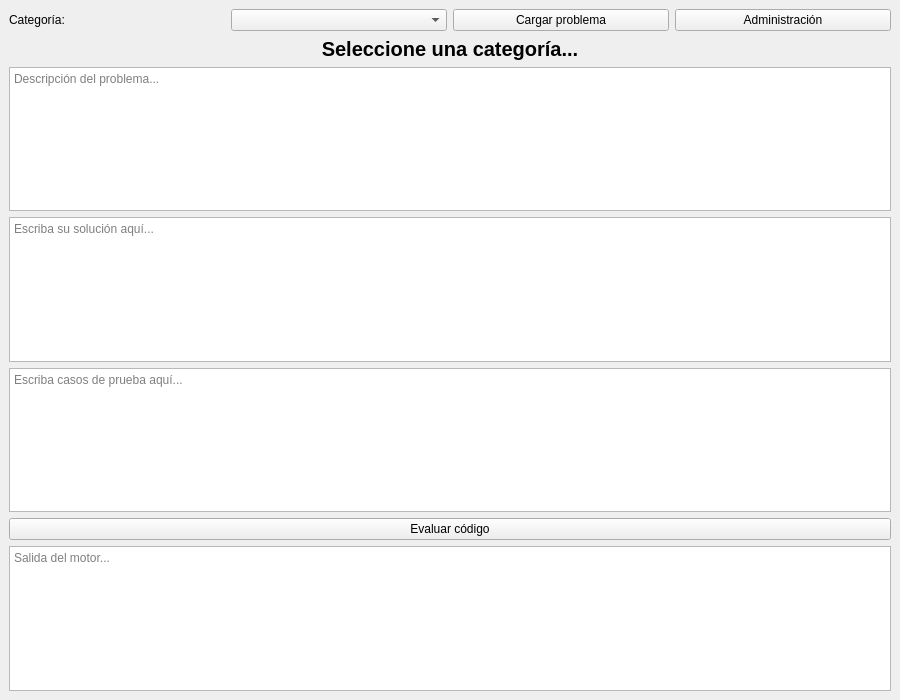
<?xml version="1.0" encoding="UTF-8"?>
<ui version="4.0">
 <class>MainWindow</class>
 <widget class="QMainWindow" name="MainWindow">
  <property name="geometry">
   <rect>
    <x>0</x>
    <y>0</y>
    <width>900</width>
    <height>700</height>
   </rect>
  </property>
  <property name="windowTitle">
   <string>CodeCoach - Cliente</string>
  </property>

  <widget class="QWidget" name="centralwidget">
   <layout class="QVBoxLayout" name="verticalLayout">

    <!-- Selección de categoría -->
    <item>
     <layout class="QHBoxLayout">
      <item>
       <widget class="QLabel" name="lblCat">
        <property name="text">
         <string>Categoría:</string>
        </property>
       </widget>
      </item>
      <item>
       <widget class="QComboBox" name="cmbCategory"/>
      </item>
      <item>
       <widget class="QPushButton" name="btnNext">
        <property name="text">
         <string>Cargar problema</string>
        </property>
       </widget>
      </item>
      <item>
       <widget class="QPushButton" name="btnOpenAdmin">
        <property name="text">
         <string>Administración</string>
        </property>
       </widget>
      </item>
     </layout>
    </item>

    <!-- Título -->
    <item>
     <widget class="QLabel" name="lblTitle">
      <property name="text">
       <string>Seleccione una categoría...</string>
      </property>
      <property name="alignment">
       <set>Qt::AlignCenter</set>
      </property>
      <property name="styleSheet">
       <string notr="true">font-size:20px; font-weight:bold;</string>
      </property>
     </widget>
    </item>

    <!-- Descripción -->
    <item>
     <widget class="QPlainTextEdit" name="txtDescription">
      <property name="placeholderText">
       <string>Descripción del problema...</string>
      </property>
     </widget>
    </item>

    <!-- Editor de código -->
    <item>
     <widget class="QPlainTextEdit" name="txtCode">
      <property name="placeholderText">
       <string>Escriba su solución aquí...</string>
      </property>
      <property name="minimumHeight">
       <number>150</number>
      </property>
     </widget>
    </item>

    <!-- Casos de prueba -->
    <item>
     <widget class="QPlainTextEdit" name="txtCases">
      <property name="placeholderText">
       <string>Escriba casos de prueba aquí...</string>
      </property>
     </widget>
    </item>

    <!-- Botón Evaluar -->
    <item>
     <widget class="QPushButton" name="btnEvaluate">
      <property name="text">
       <string>Evaluar código</string>
      </property>
     </widget>
    </item>

    <!-- Output -->
    <item>
     <widget class="QPlainTextEdit" name="txtOutput">
      <property name="readOnly">
       <bool>true</bool>
      </property>
      <property name="placeholderText">
       <string>Salida del motor...</string>
      </property>
     </widget>
    </item>

   </layout>
  </widget>

 </widget>

 <resources/>
 <connections/>
</ui>
